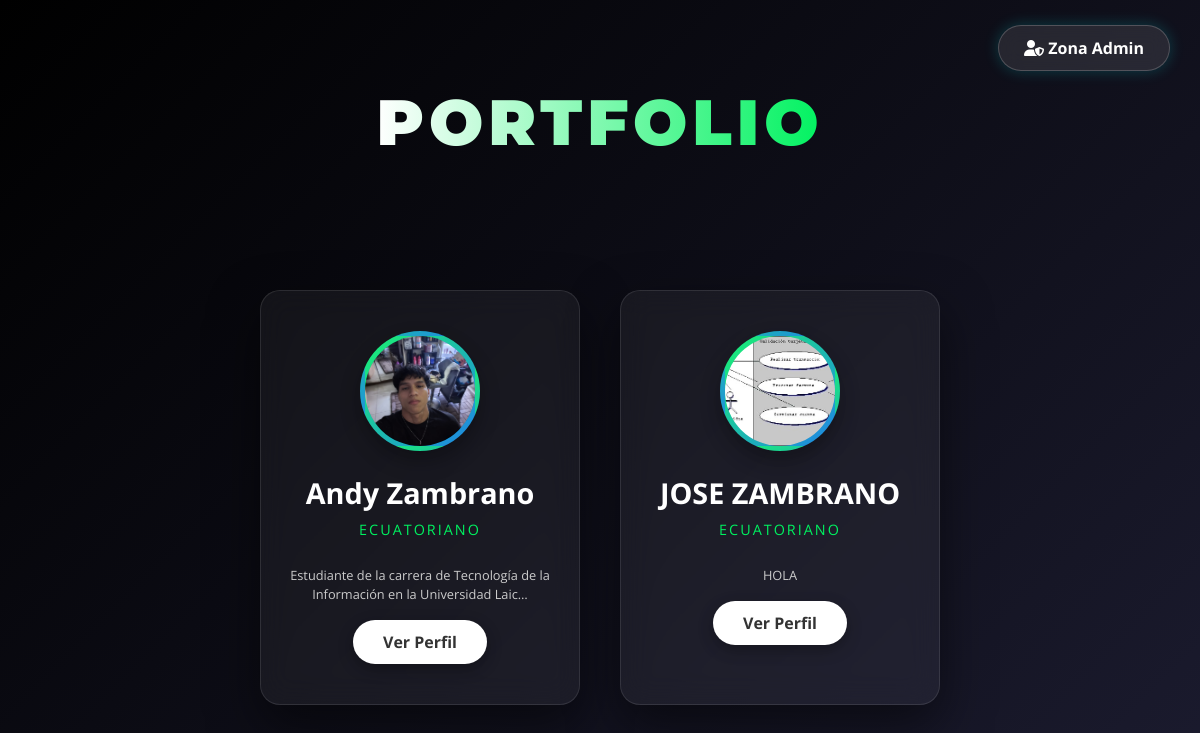
The app's page /, older data.
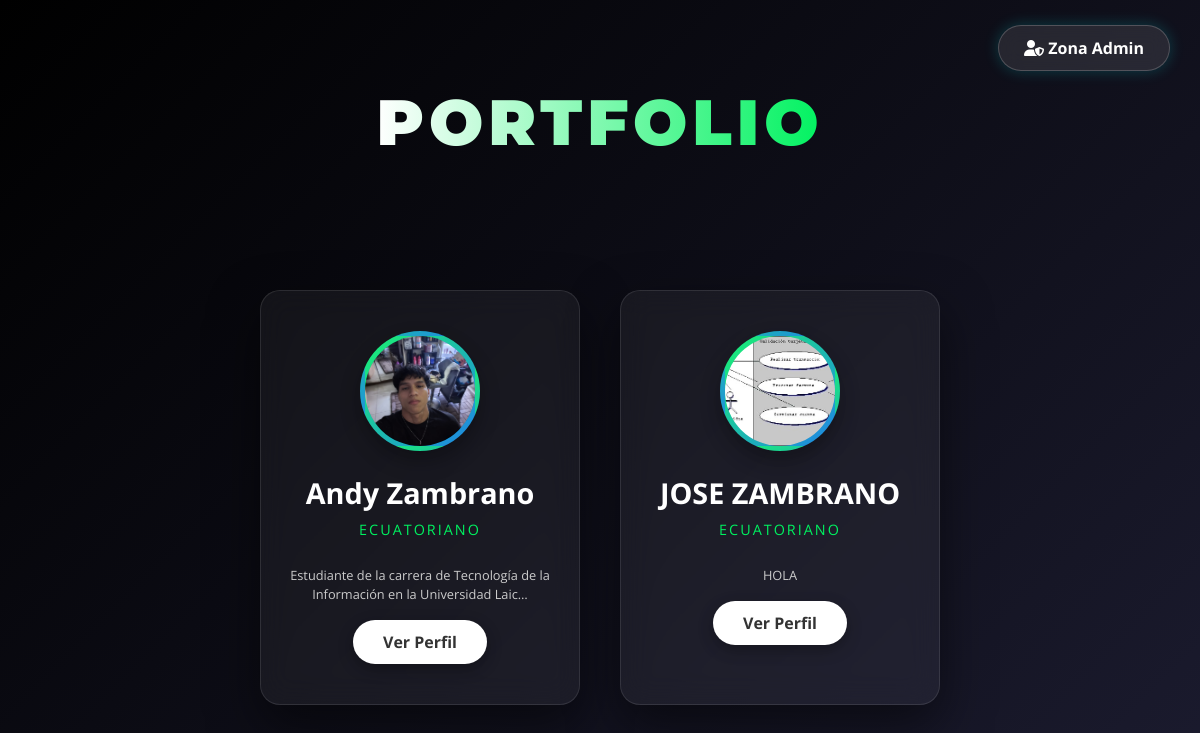
The same page, newer data.
### tasks/models.py (models this page shows, shortened)
class DatosPersonales(models.Model):
    solo_numeros = RegexValidator(r'^\d+$', 'Solo se permiten números (0-9).')
    user = models.OneToOneField(User, on_delete=models.CASCADE)
    nombres = models.CharField(max_length=60)
    apellidos = models.CharField(max_length=60)
    descripcionperfil = models.TextField(max_length=500)
    nacionalidad = models.CharField(max_length=20, default="Ecuatoriana")
    fechanacimiento = models.DateField(verbose_name="Fecha de Nacimiento")
    numerocedula = models.CharField(max_length=10, unique=True, validators=[solo_numeros], verbose_name="Cédula")
    sexo = models.CharField(max_length=1, choices=[('H', 'Hombre'), ('M', 'Mujer')])
    ESTADO_CIVIL_CHOICES = [('Soltero/a', 'Soltero/a'), ('Casado/a', 'Casado/a'), ('Divorciado/a', 'Divorciado/a'), ('Viudo/a', 'Viudo/a'), ('Unión Libre', 'Unión Libre')]
    estadocivil = models.CharField(max_length=20, choices=ESTADO_CIVIL_CHOICES, default="Soltero/a", verbose_name="Estado Civil")
    LICENCIA_CHOICES = [('A', 'Tipo A (Motos)'), ('B', 'Tipo B (Autos)'), ('C', 'Tipo C (Taxis)'), ('D', 'Tipo D (Bus)'), ('E', 'Tipo E (Pesados)'), ('F', 'Tipo F (Especiales)'), ('G', 'Tipo G (Maquinaria)')]
    licenciaconducir = models.CharField(max_length=5, choices=LICENCIA_CHOICES, blank=True, null=True, verbose_name="Licencia de Conducir")
    telefonofijo = models.CharField(max_length=15, blank=True, validators=[solo_numeros], verbose_name="Celular/Fijo")
    telefonoconvencional = models.CharField(max_length=15, blank=True, null=True, validators=[solo_numeros], verbose_name="Tel. Convencional")
    direcciondomiciliaria = models.CharField(max_length=100, verbose_name="Domicilio")
    direcciontrabajo = models.CharField(max_length=100, blank=True, null=True, verbose_name="Dirección Trabajo")
    sitioweb = models.URLField(blank=True, verbose_name="Sitio Web")
    mostrar_experiencia = models.BooleanField(default=True, verbose_name="Mostrar Pestaña Experiencia")
    mostrar_productos_laborales = models.BooleanField(default=True, verbose_name="Mostrar Pestaña Productos Laborales")
    mostrar_reconocimientos = models.BooleanField(default=True, verbose_name="Mostrar Pestaña Certificados")
    mostrar_cursos = models.BooleanField(default=True, verbose_name="Mostrar Pestaña Cursos")
    mostrar_productos_academicos = models.BooleanField(default=True, verbose_name="Mostrar Pestaña Productos Académicos")
    mostrar_garage = models.BooleanField(default=True, verbose_name="Mostrar Botón Venta Garage")
    mostrar_botones = models.BooleanField(default=True, verbose_name="Mostrar Botones Superiores")
    foto_portada = models.ImageField(upload_to='portadas/', verbose_name="Foto de Portada", blank=True, null=True)

### tasks/views.py (the view)
# urls.py: path('', views.welcome_view, name='welcome'),
def welcome_view(request):
    perfiles = DatosPersonales.objects.all()
    return render(request, 'home.html', {'perfiles': perfiles})

### tasks/templates/home.html (shortened to what this page needs)
{% extends 'base.html' %}

### tasks/templates/base.html (shortened to what this page needs)
{% load static %}
<!DOCTYPE html>
<html lang="es">
<head>
    <link href="https://cdn.jsdelivr.net/npm/bootstrap@5.3.0/dist/css/bootstrap.min.css" rel="stylesheet">
    <link rel="stylesheet" href="https://cdnjs.cloudflare.com/ajax/libs/font-awesome/6.4.0/css/all.min.css">
</head>
<body>
    <a href="/admin/" class="btn-admin-top">
        <i class="fas fa-user-shield"></i> Zona Admin
    </a>
    <div class="header-container">
        <div class="main-title">PORTFOLIO</div>
        <div class="subtitle"></div>
    </div>
    <div class="cards-container">
        {% for p in perfiles %}
            <div class="profile-card" data-tilt onclick="location.href='{% url 'cv_view' p.id %}'">
                <div class="img-box">
                    {% if p.foto_portada %}
                        <img src="{{ p.foto_portada.url }}" alt="{{ p.nombres }}">
                    {% else %}
                        <img src="{% static 'perfil_andy.jpeg' %}" alt="Sin foto">
                    {% endif %}
                </div>
                <div class="info-box">
                    <div class="name">{{ p.nombres }} {{ p.apellidos }}</div>
                    <span class="role">{{ p.nacionalidad }}</span>
                    <p style="font-size: 0.8rem; margin-top: 10px; color: #ccc;">
                        {{ p.descripcionperfil|truncatechars:80 }}
                    </p>
                    <a href="{% url 'cv_view' p.id %}" class="btn-view">Ver Perfil</a>
                </div>
            </div>
        {% empty %}
            <div class="empty-msg">
                <h3>No hay perfiles creados.</h3>
                <p>Ve al Admin y agrega un 'Datos Personales'.</p>
            </div>
        {% endfor %}
    </div>
</body>
</html>

### tasks/templates/base.html (style rules this page uses)
body { margin: 0; font-family: 'Open Sans', sans-serif; background: linear-gradient(-45deg, #0f0c29, #302b63, #24243e, #000000); background-size: 400% 400%; animation: gradientBG 15s ease infinite; min-height: 100vh; display: flex; flex-direction: column; align-items: center; justify-content: center; color: white; overflow-x: hidden; }
.btn-admin-top { position: absolute; top: 25px; right: 30px; background: rgba(255, 255, 255, 0.1); backdrop-filter: blur(10px); border: 1px solid rgba(255, 255, 255, 0.2); padding: 10px 25px; border-radius: 50px; color: white; text-decoration: none; font-weight: bold; transition: all 0.3s ease; box-shadow: 0 0 15px rgba(0, 255, 255, 0.2); z-index: 100; }
.header-container { text-align: center; margin-bottom: 60px; z-index: 10; }
.main-title { font-family: 'Montserrat', sans-serif; font-size: 4rem; font-weight: 900; text-transform: uppercase; letter-spacing: 5px; margin-bottom: 10px; background: linear-gradient(to right, #fff, #00f260, #0575e6, #fff); background-size: 300%; -webkit-background-clip: text; -webkit-text-fill-color: transparent; animation: shine 5s linear infinite; }
.subtitle { font-size: 1.5rem; color: #a8c0ff; height: 30px; font-weight: 600; }
.cards-container { display: flex; flex-wrap: wrap; justify-content: center; gap: 40px; padding: 20px; width: 100%; max-width: 1400px; z-index: 10; }
.profile-card { width: 320px; background: rgba(255, 255, 255, 0.05); backdrop-filter: blur(15px); border: 1px solid rgba(255, 255, 255, 0.1); border-radius: 20px; padding: 40px 20px; text-align: center; position: relative; transform-style: preserve-3d; transform: perspective(1000px); cursor: pointer; box-shadow: 0 20px 50px rgba(0,0,0,0.5); transition: 0.5s; }
.img-box { width: 120px; height: 120px; margin: 0 auto 20px; background: linear-gradient(135deg, #00f260, #0575e6); border-radius: 50%; display: flex; align-items: center; justify-content: center; font-size: 3.5rem; color: white; border: 5px solid rgba(255,255,255,0.1); transform: translateZ(30px); box-shadow: 0 10px 20px rgba(0,0,0,0.3); overflow: hidden; }
.img-box img { width: 100%; height: 100%; object-fit: cover; }
.info-box { transform: translateZ(20px); }
.name { font-size: 1.8rem; font-weight: 700; color: white; margin-bottom: 5px; text-transform: capitalize; }
.role { font-size: 0.9rem; color: #00f260; text-transform: uppercase; letter-spacing: 2px; margin-bottom: 25px; display: block; }
.btn-view { display: inline-block; padding: 10px 30px; background: white; color: #333; text-decoration: none; border-radius: 30px; font-weight: bold; transform: translateZ(40px); transition: 0.3s; box-shadow: 0 5px 15px rgba(0,0,0,0.3); }

Row changes from the older to the newer data that the page shows:
changed DatosPersonales "Andy": foto_portada: picture added
